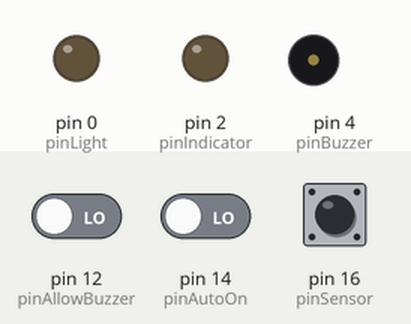
Bench run of a sketch on a simulated Arduino Uno, built for the host (arithmetic inside an expression is 32-bit, double 64-bit). Shown: output pins drawn as LEDs (lit = HIGH), buzzer (waves = sounding). Inputs (shaded band) come from the test bench; at power-on: pin 16 (pinSensor) HIGH, pin 12 (pinAllowBuzzer) LOW, pin 14 (pinAutoOn) LOW. EEPROM starts erased; what the sketch prints to the serial monitor is not drawn.

Above: at 1.2 s.
1.3 s: pin 16 (pinSensor) driven LOW
4.3 s: pin 16 (pinSensor) driven HIGH
At 4.3 s:
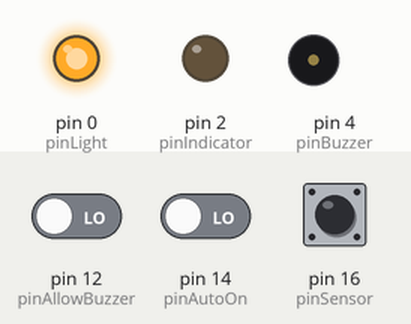
5.8 s: pin 16 (pinSensor) pulsed LOW 5 times (0.12 s each, 0.3 s apart)
At 9.0 s:
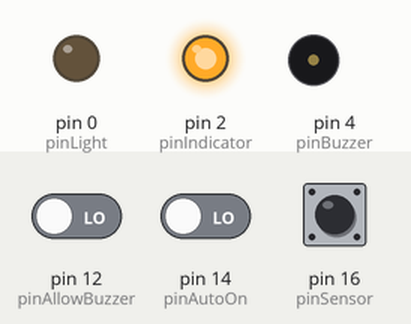
9.3 s: pin 12 (pinAllowBuzzer) driven HIGH and pin 16 (pinSensor) driven LOW
At 10.05 s:
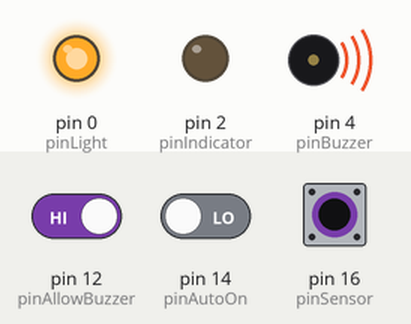
Timing chart, 0 to 13.3 s (numbered marks = the images above; inputs shaded):
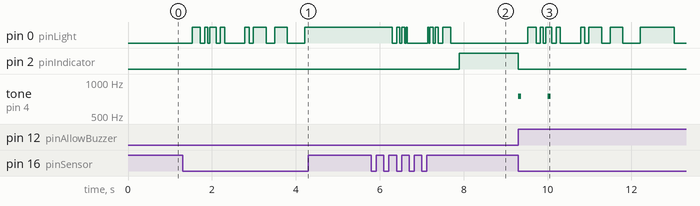

Measured:
- after the input at 4.3 s, pin 0 (pinLight): stays HIGH (without the input it goes to LOW after 0.72 s)
- after the input at 5.8 s, pin 2 (pinIndicator): LOW → HIGH after 2.1 s
- after the input at 9.3 s, pin 2 (pinIndicator): HIGH → LOW at once; tone on pin 4 (pinBuzzer): alternates 750 Hz for 0.07 s and silent for 0.63 s, 4 changes in all, then stays silent, starting at once

The sketch:

LightControl.ino
```cpp
#include <EEPROM.h>
#include <AlexButton01.h>

const int pinSensor      = 16; // Pin for control Sensor
const int pinExtraSensor = 5;  // Pin for extra Sensor (moving)
const int pinAutoOn      = 14; // Pin for switcher, allowed automatic on light after power is restored
const int pinAllowBuzzer = 12; // Pin for switcher, allowed automatic on light after power is restored

const int pinBuzzer    = 4; // Pin for buzzer
const int pinLight     = 0; // Pin for control of Light
const int pinIndicator = 2; // Pin for Indicator

const unsigned int eepromSaveBrightness  = 0;
const unsigned int eepromSaveLightStatus = 1;

const unsigned int onOffDelay             = 24;   // Delay when light on/off
const unsigned int selectBrightnessDelay0 = 100;  // Standart delay beetwen change iteration
const unsigned int selectBrightnessDelay1 = 480;  // Top/Bottom delay beetwen change iteration
const unsigned int offAfterOnDelay        = 1000; // Bounce of contacts delay
const unsigned int buzzerDuration         = 70;   // Duration of buzzer sygnal
const unsigned int buzzerFrequency        = 750;  // Frequency of buzzer sygnal

/*
 * Mode values:
 *  0 - do nothing;
 *  1 - soft on light from low to current brightness;
 *  2 - soft off light from current brightness to low;
 *  3 - soft on light to maximum brightness;
 *  4 - change current brightness;
 */
unsigned int mode = 0;

boolean lightStatus = false; // Status of light (ON/OFF)
boolean byMoving = false;    // Light is On by Moving
// unsigned int brightnessMap[] = {1, 2, 3, 4, 5, 6, 8, 10, 12, 14, 16, 20, 24, 28, 36, 44, 64, 74, 84, 100, 116, 132, 164, 196, 255}; // Current brightness value
unsigned int brightnessMap[] = {40, 48, 56, 65, 75, 87, 98, 110, 122, 134, 147, 160, 174, 189, 201, 221, 239, 258, 283, 317, 355, 395, 439, 486, 534, 585, 640, 697, 759, 825, 900, 1024}; // Current brightness value
unsigned int topBrightness = 31; // Top brightness value (Count element of brightnessMap - 1)
unsigned int currentBrightness;  // Current brightness value
unsigned int selectedBrightness; // Selected brightness value
int dir = 1; // Direction for change brightness

unsigned long currentTime;          // Current Time
unsigned long timeChangeBrightness; // Time when brightness last time was changed
unsigned long onLightTime;          // Time when light is on

AlexButton01 button(pinSensor);

void setup()
{
  EEPROM.begin(8);

  Serial.begin(9600);
  pinMode(pinSensor, INPUT_PULLUP);
  pinMode(pinLight, OUTPUT);
  pinMode(pinIndicator, OUTPUT);

  button.normal_status = HIGH;

  currentBrightness = 0;
  selectedBrightness = EEPROM.read(eepromSaveBrightness);
  if (selectedBrightness < 0 || selectedBrightness > topBrightness) {
    selectedBrightness = topBrightness;
    EEPROM.write(eepromSaveBrightness, selectedBrightness);
  }
  if (digitalRead(pinAutoOn)) { // Auto on light is allowed
    int autoOn = EEPROM.read(eepromSaveLightStatus);
    if (autoOn < 0 || autoOn > 1) {
      autoOn = 0;
      EEPROM.write(eepromSaveLightStatus, 0);
    }
    if (autoOn == 1) {
      setLight();
      changeMode(1);
    }
  }

  timeChangeBrightness = millis();
}

void loop()
{
  switch (button.check()) {
    case 1: // кнопка нажата
      if (!lightStatus) {
        currentBrightness = 0;
        setLight();
        changeMode(1);
      }
      break;
    case 2: // кнопка нажата дважды
      changeMode(3);
      break;
    case 4: // кнопка удерживается в нажатом состоянии длительное время
      if (mode != 4) {
        changeMode(4);
      }
      break;
    case -1: // кнопка отпущена
      if (mode == 4) {
        dir = dir > 0 ? -1 : 1;
        selectedBrightness = currentBrightness;
        EEPROM.write(eepromSaveBrightness, selectedBrightness);
        changeMode(1);
      } else if (lightStatus && millis() - onLightTime > offAfterOnDelay) {
        changeMode(2);
      }
      break;
    default:
      break;
  }

  if (mode == 0) {
    //Serial.println(digitalRead(pinExtraSensor));
/*
    if (!lightStatus && digitalRead(pinExtraSensor)) {
       byMoving = true;
       changeMode(1);
    } else if (byMoving && lightStatus && !digitalRead(pinExtraSensor)) {
       changeMode(2);
    }
*/
  }

  switch (mode) {
    case 0:
      break;
    case 1:
      softTurnOnLight();
      break;
    case 2:
      softTurnOffLight();
      break;
    case 3:
      setTopBrightness();
      break;
    case 4:
      selectBrightness();
      break;
  }

  Serial.println(digitalRead(pinSensor));
}

void selectBrightness()
{
  unsigned int _delay = (currentBrightness == 0 || currentBrightness == topBrightness) ? selectBrightnessDelay1 : selectBrightnessDelay0;
  if (checkDelay(timeChangeBrightness, _delay)) {
    if (currentBrightness >= topBrightness) {
      currentBrightness = topBrightness;
      dir = -1;
    } else if (currentBrightness <= 0) {
      currentBrightness = 0;
      dir = 1;
    }
    changeCurrentBrightness();
  }
}

void softTurnOnLight()
{
  if (checkDelay(timeChangeBrightness, onOffDelay)) {
    if (currentBrightness < selectedBrightness) {
      dir = 1;
      changeCurrentBrightness();
    }
    if (currentBrightness >= selectedBrightness) {
      currentBrightness = selectedBrightness;
      setLight();
      changeMode(0);
    }
  }
}

void softTurnOffLight()
{
  if (checkDelay(timeChangeBrightness, onOffDelay)) {
    if (currentBrightness > 0) {
      dir = -1;
      changeCurrentBrightness();
    }
    if (currentBrightness <= 0) {
      offLight();
      changeMode(0);
    }
  }
}

void setTopBrightness()
{
  selectedBrightness = topBrightness;
  EEPROM.write(eepromSaveBrightness, selectedBrightness);
  setLight();
  changeMode(1);
}

void changeCurrentBrightness()
{
  currentBrightness += dir;
  setLight();
}

void changeMode(unsigned int _mode)
{
  if (mode != _mode) {
    mode = _mode;
    timeChangeBrightness = millis();
    if (mode == 1) {
      onLightTime = timeChangeBrightness;
    }
    if (mode != 0 && digitalRead(pinAllowBuzzer)) {
      tone(pinBuzzer, buzzerFrequency, buzzerDuration);
    }
  }
}

void setLight()
{
  lightStatus = true;
  EEPROM.write(eepromSaveLightStatus, 1);
  analogWrite(pinLight, brightnessMap[currentBrightness]);
  digitalWrite(pinIndicator, LOW);
}

void offLight()
{
  lightStatus = false;
  EEPROM.write(eepromSaveLightStatus, 0);
  digitalWrite(pinLight, LOW);
  digitalWrite(pinIndicator, HIGH);
  byMoving = false;
}

boolean checkDelay(unsigned long &previousTime, unsigned long delay)
{
  currentTime = millis();
  if (currentTime - previousTime >= delay) {
    previousTime = currentTime;
    return true;
  }
  return false;
}
```
